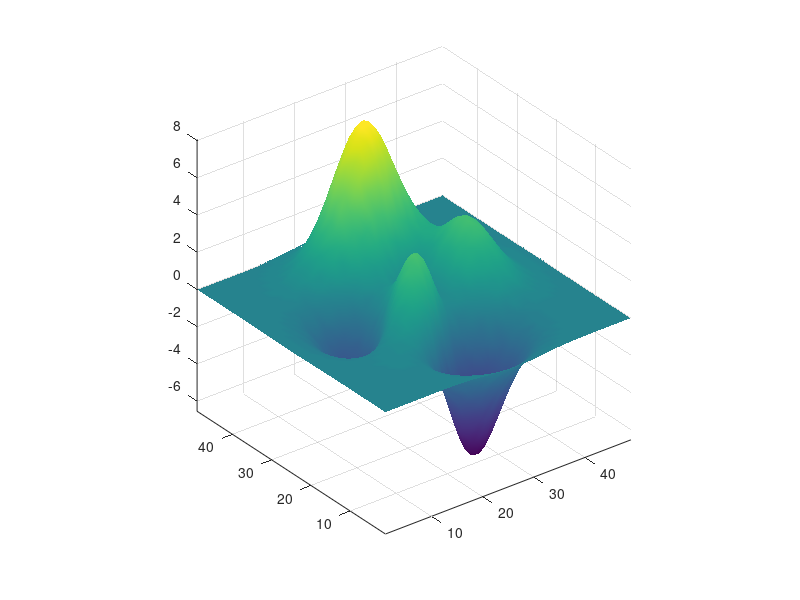

Source code (MATLAB): (Note: this script raises an error after producing the figure.)
% Example of using CaptureFigVid
% Cheers, Dr. Alan Jennings, Research assistant professor, 
% Department of Aeronautics and Astronautics, Air Force Institute of Technology

%% Set up 3D plot to record
figure(171);clf;
surf(peaks,'EdgeColor','none','FaceColor','interp','FaceLighting','phong')
daspect([1,1,.3]);axis tight;

%% Set up recording parameters (optional), and record
OptionZ.FrameRate = 10;
OptionZ.Duration  = 15;
OptionZ.Periodic  = true;
% CaptureFigVid([-120,30;-20,10;-110,10;-190,80;-290,10;-380,10], 'WellMadeVid',OptionZ)
CaptureFigVid([-120,30;-80,30;-40,30;0,30; 40,30;80,10], 'Inspection-DS',OptionZ)
